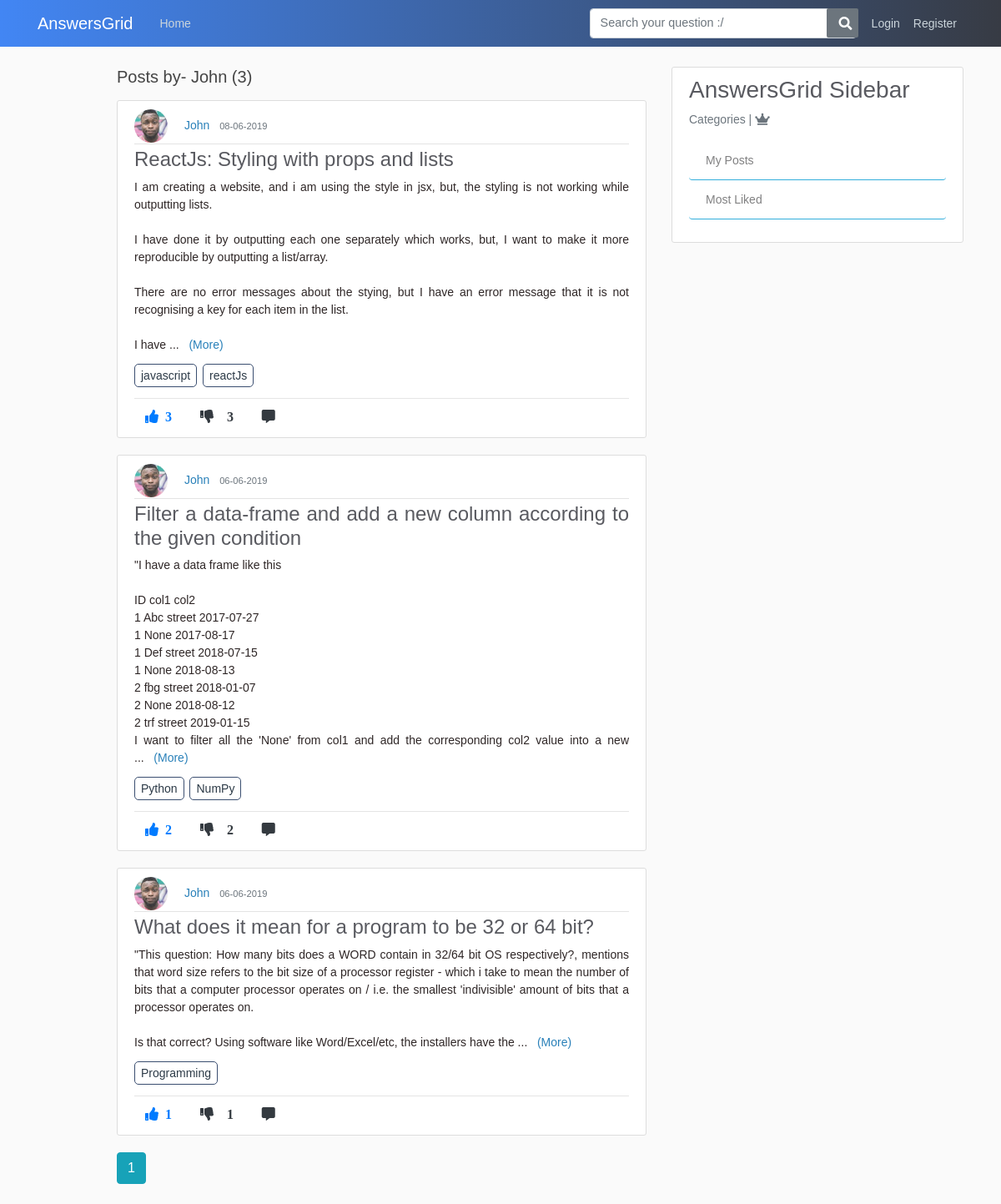
/user/John, run on the app's committed database.
### application/models.py (models this page shows, shortened)
class User(db.Model, UserMixin):
    id = db.Column(db.Integer, primary_key=True)
    username = db.Column(db.String(20), unique=True, nullable=False)
    email = db.Column(db.String(120), unique=True, nullable=False)
    image_file = db.Column(db.String(20), nullable=False, default='default.jpg')
    password = db.Column(db.String(60), nullable=False)
    posts = db.relationship('Post', backref='author', lazy=True)
    answers = db.relationship('Answer', backref="author", lazy=True)
    comments = db.relationship('Comment', backref='author', lazy=True)
    answercomments = db.relationship('AnswerComment', backref='author', lazy=True)
    favourites = db.relationship('Favourite', backref='author', lazy=True)

class Post(db.Model):
    id = db.Column(db.Integer, primary_key=True)
    title = db.Column(db.String(100), nullable=False)
    content = db.Column(db.Text, nullable=False)
    date_posted = db.Column(db.DateTime, nullable=False, default=datetime.utcnow)
    like_count = db.Column(db.Integer, nullable=False, default=0)
    dislike_count = db.Column(db.Integer, nullable=False, default=0)
    user_id = db.Column(db.Integer, db.ForeignKey('user.id'), nullable=False)
    comments = db.relationship('Comment', backref='commentOnPost', lazy=True)
    answers = db.relationship('Answer', backref='answerOnPost', lazy=True)
    favourites = db.relationship('Favourite', backref='favour_post', lazy=True)

class tagposts(db.Model):
    id = db.Column(db.Integer, primary_key=True, nullable=False)
    post_id = db.Column(db.Integer, db.ForeignKey('post.id'), nullable=False)
    tag_id = db.Column(db.Integer, db.ForeignKey('tags.tag_id'), nullable=False)

class Tags(db.Model):
    tag_id = db.Column(db.Integer, primary_key=True, nullable=False)
    tag_title = db.Column(db.String,nullable=False)

### application/routes.py (the view)
@app.route("/user/<string:username>")
def user_posts(username):
    page = request.args.get('page', 1, type=int)
    user = User.query.filter_by(username=username).first_or_404()
    posts = Post.query.filter_by(author=user)\
        .order_by(Post.date_posted.desc())\
        .paginate(page=page, per_page=5)
    joinedTables = db.session.query(tagposts.post_id,tagposts.tag_id,Tags.tag_title,Post.title,Post.user_id,Post.like_count,Post.content).join(Tags).join(Post).all()
    return render_template('user_posts.html', posts=posts, user=user, joinedTables=joinedTables)

### application/templates/user_posts.html (shortened to what this page needs)
{% extends "layout.html" %}
{% block content %}
    <h5 class="mb-3">Posts by- {{ user.username }} ({{ posts.total }}) </h5>
    {% for post in posts.items %}
        <article class="media content-section">
          <div class="media-body">
            <div class="article-metadata">
              <img class="rounded-circle article-img" src="{{ url_for('static', filename='profile_pics/' + post.author.image_file) }}">
              <a class="mr-2" href="{{ url_for('user_posts', username=post.author.username) }}">{{ post.author.username }}</a>
              <small class="text-muted">{{ post.date_posted.strftime('%d-%m-%Y') }}</small>
            </div>
            <h4 class="text-justify"><a class="article-title" href="{{ url_for('comment_post', post_id=post.id) }}">{{ post.title }}</a></h4>
            <p class="article-content more text-justify">{{ post.content }}</p>
            {% for tag in joinedTables %}
            {% if post.id == tag[0] %}
            <a class="article-content tag-style text-justify" href="{{ url_for('tags', tag_title=tag.tag_title) }}">{{ tag.tag_title }}</a>
            {% endif %}
            {% endfor %}<hr>
            <div class="footRow">
                {%  if current_user.is_authenticated %}
                  <a><i class="fas fa-thumbs-up mr-1 btn upvote"id="/vote/{{post.id}}/{{current_user.id}}" onclick="contentDisp(this);">  {{ post.like_count }} </i></a>
                  <a><i class="fas fa-thumbs-down mr-1 btn upvote" id="/downvote/{{post.id}}/{{current_user.id}}" onclick="contentDisp(this);" >  {{ post.dislike_count }} </i></a>
                  <a href="{{url_for('comment_post', post_id=post.id)}}"><i class="fas fa-comment-alt mr-1 btn text-dark"></i></a>
                  <a href="https://twitter.com/share?ref_src=twsrc%5Etfw" class="twitter-share-button" data-show-count="false"></a>
                  {% else %}
                  <a href="{{url_for('login')}}"><i class="fas fa-thumbs-up mr-1 btn text-primary upvote"><span class="ml-2 likes-count">{{ post.like_count }}</span></i></a>
                  <a href="{{url_for('login')}}"><i class="fas fa-thumbs-down mr-1 btn text-dark"><span id="demo" class="ml-3">{{ post.like_count }}</i></a>
                  <a href="{{url_for('comment_post', post_id=post.id)}}"><i class="fas fa-comment-alt mr-1 btn text-dark"></i></a>
                {% endif %}
               </div>
          </div>
        </article>
    {% endfor %}
    {% for page_num in posts.iter_pages(left_edge=1, right_edge=1, left_current=1, right_current=2) %}
      {% if page_num %}
        {% if posts.page == page_num %}
          <a class="btn btn-info mb-4" href="{{ url_for('user_posts', username=user.username, page=page_num) }}">{{ page_num }}</a>
        {% else %}
          <a class="btn btn-outline-info mb-4" href="{{ url_for('user_posts', username=user.username, page=page_num) }}">{{ page_num }}</a>
        {% endif %}
      {% else %}
      ...
      {% endif %}
    {% endfor %}
{% endblock content %}

### application/static/main.css (style rules this page uses)
body { background: #fafafa; color: #333333; margin-top: 5rem; }
h1, h2, h3, h4, h5, h6 { color: #444444; }
.content-section { background: #ffffff; padding: 10px 20px; border: 1px solid #dddddd; border-radius: 3px; margin-bottom: 20px; }
.article-title { color: #444444; }
.article-content { white-space: pre-line; }
.article-img { height: 40px; width: 40px; margin-right: 16px; }
.article-metadata { padding-bottom: 1px; margin-bottom: 4px; border-bottom: 1px solid #e3e3e3 }

### application/templates/layout.html (style rules this page uses)
body { color: #2e2626; margin-top: 5rem; font-size: 14px; font-weight: unset; line-height: 1.5; font-family: Arial; }
img { display: inline; }
.footRow { margin-top: -10px; }
.tag-style { margin-right: 3px; border: 1px solid #3a4e70; padding: 5px 7px; border-radius: 5px; color: #2C3A47 }
a { color: #2980b9; }
.fa-thumbs-up { color: #4286f4; }
.fa-thumbs-down { color: #f1545b }
h4,h3 { color: #595a60; }
.article-title { color: #595a60; }

### data on the page
User: username "John"
Post: image_file (picture), author.username "John", date_posted "08-06-2019", title "ReactJs: Styling with props and lists", content "I am creating a website, and i am using the style in jsx, but, the styling is not working while outputting lists. I have done it by outputting each one separately which works, but, I want to make it more reproducible by outputting a list/array. There are no error messages about the stying, but I have an error message that it is not recognising a key for each item in the list. I have", like_count "3"
tagposts: tag_title "javascript"
tagposts: tag_title "reactJs"
Post: image_file (picture), author.username "John", date_posted "06-06-2019", title "Filter a data-frame and add a new column according to the given condition", content "\"I have a data frame like this ID col1 col2 1 Abc street 2017-07-27 1 None 2017-08-17 1 Def street 2018-07-15 1 None 2018-08-13 2 fbg street 2018-01-07 2 None 2018-08-12 2 trf street 2019-01-15 I want to filter all the 'None' from col1 and add the corresponding col2 value into a new", like_count "2"
tagposts: tag_title "Python"
tagposts: tag_title "NumPy"
Post: image_file (picture), author.username "John", date_posted "06-06-2019", title "What does it mean for a program to be 32 or 64 bit?", content "\"This question: How many bits does a WORD contain in 32/64 bit OS respectively?, mentions that word size refers to the bit size of a processor register - which i take to mean the number of bits that a computer processor operates on / i.e. the smallest 'indivisible' amount of bits that a processor operates on. Is that correct? Using software like Word/Excel/etc, the installers have the", like_count "1"
tagposts: tag_title "Programming"

### other printed values
{{ posts.total }} "3"
{{ page_num }} "1"
